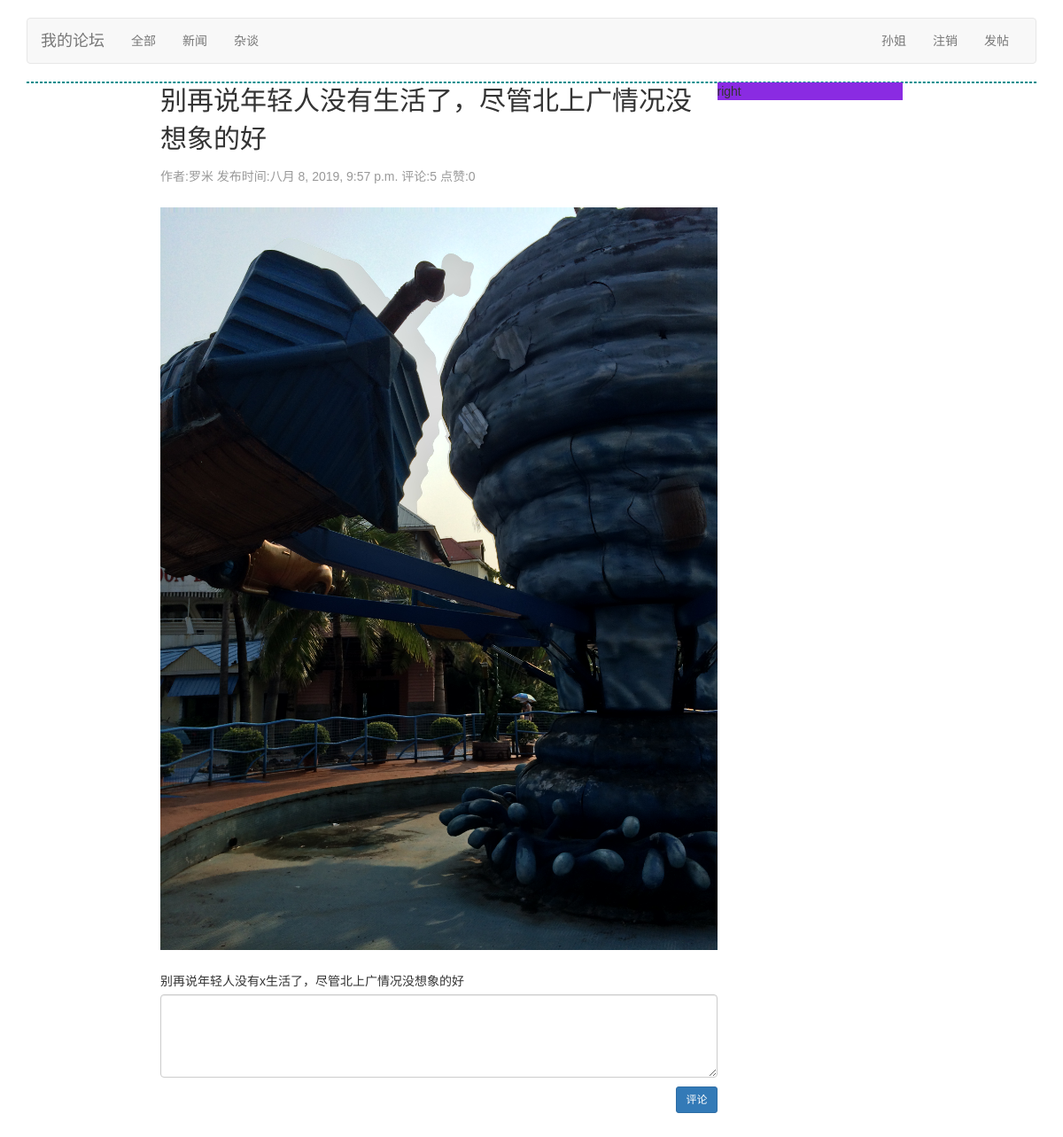
The app's page /bbs/detail/2 (signed in) with its own data.
### bbs/models.py (models this page shows, shortened)
class Category(models.Model):
    name=models.CharField(max_length=64,unique=True)
    brief=models.CharField(null=True,blank=True,max_length=255,verbose_name='板块介绍')
    set_as_top_menu=models.BooleanField(default=False,verbose_name='是否首页显示')
    position_index=models.SmallIntegerField(verbose_name='标题排序')
    admins=models.ManyToManyField('UserProfile',blank=True)     #blank=True表示可以为空，blank则用于做空字段的校验。
    '''定义str函数，这样在django后台的外键下拉框里面就会显示对应的name的值，而不是返回一个object的对象'''

class UserProfile(models.Model):
    user = models.OneToOneField(User,on_delete=models.CASCADE)
    name=models.CharField(max_length=32)
    signature=models.CharField(max_length=255,blank=True,null=True) #blank=True表示用户可以不填写这个字段，null=True表示允许数据库存储空字段。
    head_img=models.ImageField(height_field=150,width_field=150,blank=True,null=True)

class Article(models.Model):
    title=models.CharField('文章标题',max_length=255)
    brief=models.CharField(null=True,blank=True,max_length=255,verbose_name='文章简介') #null=True只是用于在数据库中存储空值，并不用于校验
    category=models.ForeignKey('Category',on_delete=models.CASCADE)
    content=models.TextField(u'文章内容')
    author=models.ForeignKey('UserProfile',on_delete=models.CASCADE)
    pub_date=models.DateTimeField('发布时间',blank=True,null=True)                     #这里不能创建的时候就填时间，因为有时候是草稿，这时候不能把草稿当作发布时间
    last_modify=models.DateTimeField(auto_now=True)     #每次修改都会更新时间
    priority=models.IntegerField(verbose_name='优先级',default=1000)
    head_img=models.ImageField('文章图片',upload_to='uploads')
    status_choice=(
        ('draft','草稿'),
        ('published','已发布'),
        ('hidden','隐藏'),
    )
    status=models.CharField(choices=status_choice,default='published',max_length=32)
    '''
    clean 用于对表里面的输入做验证，这样就不用前端去做判断了。
    如下方法：
    如果状态类型是草稿，那么就不能给这个文章的pub_date赋值，这时候就返回一个错误信息。
    如果是已发布状态且pub_date是空的，那么就给pub_date这个字段填上当前时间。
    '''
    def clean(self):
        if self.status == 'draft' and self.pub_date is not None:
            raise ValidationError(('Draft entries may not have a publication date.'))
        if self.status == 'published' and self.pub_date is None:
            self.pub_date = datetime.date.today()

### bbs/views.py (the view)
# urls.py: re_path('detail/(\d+)', views.article_detail, name='article_detail'),
def article_detail(request,article_id):
    article_obj=models.Article.objects.get(id=article_id)
    comment_tree=comment_handler.build_tree(article_obj.comment_set.select_related())
    return render(request, 'bbs/article_detail.html', {'article_obj':article_obj, 'category_list':category_list})

### bbs/comment_handler.py (called while the page is built)
def add_node(tree_dic,comment):
    if comment.parent_comment is None:
        tree_dic[comment]={}
    else:
        for k,v in tree_dic.items():
            if k == comment.parent_comment:
                tree_dic[comment.parent_comment][comment]={}
            else:
                add_node(v,comment)

def build_tree(comment_set):
    tree_dic={}
    for comment in comment_set:
        print(comment.parent_comment)
        add_node(tree_dic,comment)
    return tree_dic

### bbs/templatetags/custom.py (called while the page is built)
@register.simple_tag
def truncate_url(img_obj):
    return img_obj.split('/', maxsplit=1)[-1]    #和上面的join取得的结果是一样的

@register.simple_tag
def filter_comment(article_obj):
    query_set=article_obj.comment_set.select_related()
    comments={
        'comment_count':query_set.filter(comment_type=1).count(),
        'thumb_count':query_set.filter(comment_type=2).count(),
    }
    return comments

### templates/bbs/article_detail.html (shortened to what this page needs)
{% extends 'base.html' %}
{% load  custom static %}
{% block page-container %}
    <div class="wrap-left">
        <div class="article-title-bg">{{ article_obj.title }}</div>
        <div class="article-title-brief">
            <span>作者:{{ article_obj.author.name }}</span>
            <span>发布时间:{{ article_obj.pub_date }}</span>
            <span>
                {% filter_comment article_obj as comments %}
                评论:{{ comments.comment_count }}
                点赞:{{ comments.thumb_count }}
            </span>
        </div>
        <div class="article-content">
            {% truncate_url article_obj.head_img.url as imgpath %}
            <img class="article-detail-head-img" src="{% static imgpath %}"/>
            {{ article_obj.content }}
        </div>
        <div class="comment-box">
            {% if request.user.is_authenticated %}
                <div class="comment-area">
                <textarea class="form-control" rows="4"></textarea>
                <button class="btn btn-sm btn-primary pull-right" style="margin-top:10px;">评论</button>
                </div>
            {% else %}
                <div class="jumbotron" style="text-align: center">
                    <h4><a class="btn-link" href="{% url 'login' %}?next={{ request.path_info }}">登录</a>后再评论!</h4>
                </div>
            {% endif %}
        </div>
    </div>
    <div class="wrap-right">
        right
    </div>
{% endblock %}

### templates/base.html (shortened to what this page needs)
{% load custom static %}
<!DOCTYPE html>
<html lang="zh-CN">
<head>
    <link href="/static/bootstrap-3.3.7-dist/css/bootstrap.min.css" rel="stylesheet">
    <link href="/static/bootstrap-3.3.7-dist/css/ie10-viewport-bug-workaround.css" rel="stylesheet">
    <link href="/static/bootstrap-3.3.7-dist/css/navbar.css" rel="stylesheet">
    <link href="/static/bootstrap-3.3.7-dist/css/custom.css" rel="stylesheet">
</head>
<body>
<div class="container">
    <nav class="navbar navbar-default">
        <div class="container-fluid">
            <div class="navbar-header">
                <a class="navbar-brand" href="/bbs">我的论坛</a>
            </div>
            <div id="navbar" class="navbar-collapse collapse">
                <ul class="nav navbar-nav">
                    {% for category in category_list %}
                        {% if category.id == category_obj.id %}
                            <li class="active"><a href="/bbs/category/{{ category.id }}">{{ category.name }}</a></li>
                        {% else %}
                            <li><a href="/bbs/category/{{ category.id }}">{{ category.name }}</a></li>
                        {% endif %}
                    {% endfor %}
                </ul>
                <ul class="nav navbar-nav navbar-right">
                    {% if request.user.is_authenticated %}
                        <li class=""><a
                                href="https://v3.bootcss.com/examples/navbar/">{{ request.user.userprofile.name }} </a></li>
                        <li class=""><a href="{% url 'logout' %}">注销 <span class="sr-only">(current)</span></a></li>
                    {% else %}
                        <li class=""><a href="{% url 'login' %}">登录/注册 <span class="sr-only">(current)</span></a></li>
                    {% endif %}
                        <li class=""><a href="{% url 'new_article' %}">发帖</a> </li>
                </ul>
            </div>
        </div>
    </nav>
    <div class="page-container">
        {% block page-container %}{% endblock %}
    </div>
</div>
</body>
</html>

### records on screen
Category: name "全部"
Category: name "新闻"
Category: name "杂谈"
Article: title "别再说年轻人没有生活了，尽管北上广情况没想象的好", author.name "罗米", pub_date "八月 8, 2019, 9:57 p.m.", content "别再说年轻人没有x生活了，尽管北上广情况没想象的好"

### other values on screen
{{ request.user.userprofile.name }} "孙姐"
{{ comments.comment_count }} "5"
{{ comments.thumb_count }} "0"
